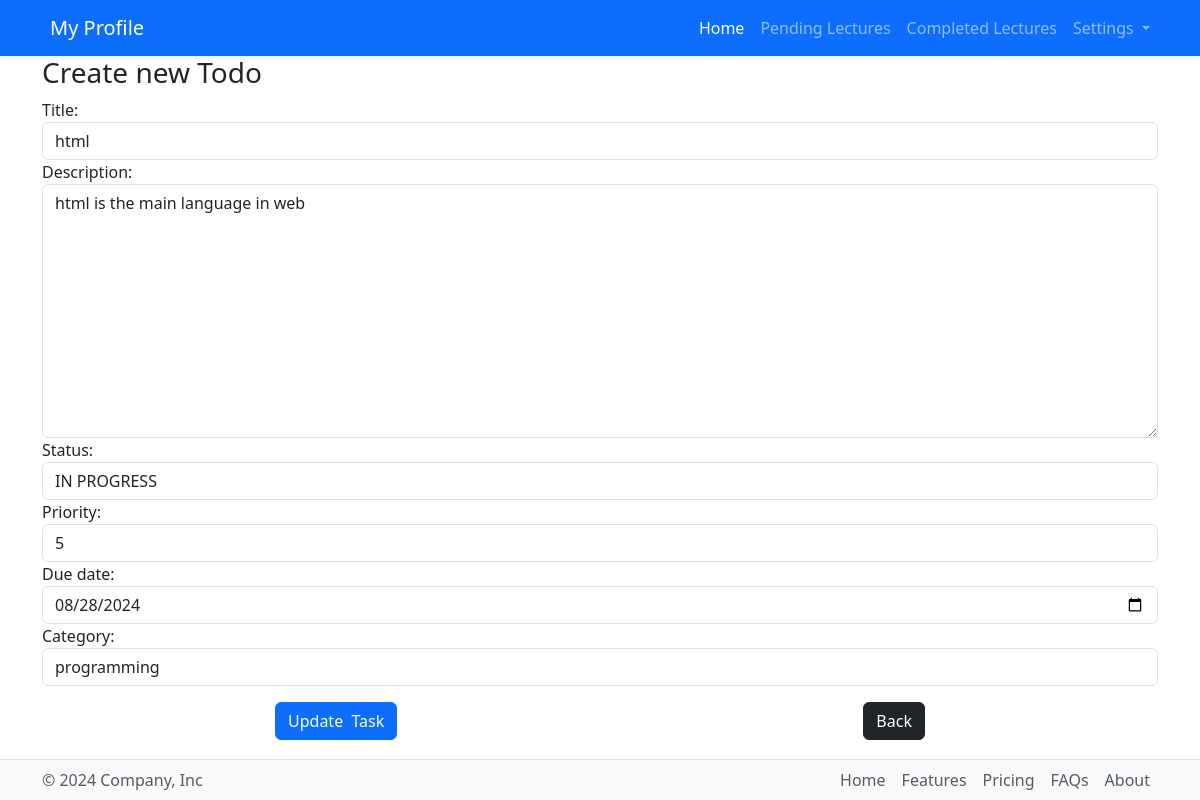
Screenshot of /todo/update/2 with the database file from the repository.
### main/models.py (models this page shows, shortened)
class Task(models.Model):
    STATUS_CHOICES = [
        ('PENDING' , 'PENDING'),
        ('IN PROGRESS' , 'IN PROGRESS'),
        ('COMPLETED' , 'COMPLETED'),
    ]
    title=models.CharField(max_length = 100)
    description = models.TextField()
    status = models.CharField(max_length = 12 , choices = STATUS_CHOICES , default = 'PENDING')
    priority = models.IntegerField(validators=[MinValueValidator(1) , MaxValueValidator(10)] ,null= True , blank= True)
    due_date = models.DateField(null= True , blank=True)
    created_at = models.DateTimeField(auto_now_add = True)
    updated_at = models.DateTimeField(auto_now_add = True)
    category= models.ForeignKey(Category, on_delete=models.CASCADE)

### main/views.py (the view)
# urls.py: path('todo/update/<int:id>' , update_task , name ="update-task"),
def update_task(request , id ):
    task = get_object_or_404(Task , id=id)
    if request.method == 'POST':
        form = TaskForm(request.POST , instance=task)
        if form.is_valid() :
            form.save()
            return redirect('home')
    else:
        form = TaskForm(instance=task)
    return render(request, 'main/updatetask.html' , {'form':form})

### main/forms.py
class TaskForm(forms.ModelForm):
    class Meta:
        model=Task
        fields = ['title' , 'description' , 'status' ,'priority' ,  'due_date' , 'category']
        widgets = {
            'title': forms.TextInput(attrs={'class': 'form-control'}),
            'description': forms.Textarea(attrs={'class': 'form-control'}),
            'status': forms.Select(attrs={'class': 'form-control'}),
            'priority': forms.NumberInput(attrs={'class': 'form-control'}),
            'due_date': forms.DateInput(attrs={'class': 'form-control', 'type': 'date'}),
            'category': forms.Select(attrs={'class': 'form-control'}),
        }

### main/models.py (called while the page is built)
    def __str__(self):
        return self.name

### templates/main/updatetask.html (shortened to what this page needs)
{% extends "main/components/base.html" %}
{% block content %}
<div class=" container  m-auto">
    <h3> Create new Todo</h3>
    <form method="POST"  >
    {{ form }}
    <div class="d-flex justify-content-around mt-3 align-items-center">
        <input type="submit" class="btn btn-primary" value="Update  Task">
        <a href="{% url 'home' %}" class="btn btn-dark"> Back</a>
    </div>
    </form>
</div>
{% endblock  %}

### rows the page displays
Task: title "html", description "html is the main language in web", status "IN PROGRESS", priority "5", due_date "08/28/2024", category "programming"
